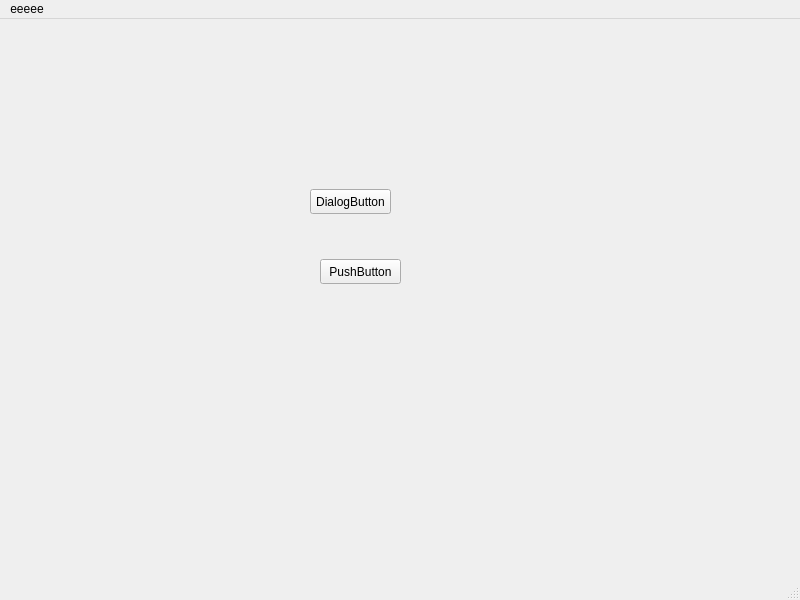
<?xml version="1.0" encoding="UTF-8"?>
<ui version="4.0">
 <class>MainWindow</class>
 <widget class="QMainWindow" name="MainWindow">
  <property name="geometry">
   <rect>
    <x>0</x>
    <y>0</y>
    <width>800</width>
    <height>600</height>
   </rect>
  </property>
  <property name="windowTitle">
   <string>MainWindow</string>
  </property>
  <widget class="QWidget" name="centralwidget">
   <widget class="QPushButton" name="pushButton">
    <property name="geometry">
     <rect>
      <x>320</x>
      <y>240</y>
      <width>81</width>
      <height>25</height>
     </rect>
    </property>
    <property name="text">
     <string>PushButton</string>
    </property>
   </widget>
   <widget class="QPushButton" name="DialogButton">
    <property name="geometry">
     <rect>
      <x>310</x>
      <y>170</y>
      <width>81</width>
      <height>25</height>
     </rect>
    </property>
    <property name="text">
     <string>DialogButton</string>
    </property>
   </widget>
  </widget>
  <widget class="QMenuBar" name="menubar">
   <property name="geometry">
    <rect>
     <x>0</x>
     <y>0</y>
     <width>800</width>
     <height>22</height>
    </rect>
   </property>
   <widget class="QMenu" name="menueeeee">
    <property name="title">
     <string>eeeee</string>
    </property>
    <addaction name="actioneeeerrrrr"/>
    <addaction name="actionttttggg"/>
   </widget>
   <addaction name="menueeeee"/>
  </widget>
  <widget class="QStatusBar" name="statusbar"/>
  <action name="actioneeeerrrrr">
   <property name="text">
    <string>eeeerrrrr</string>
   </property>
  </action>
  <action name="actionttttggg">
   <property name="text">
    <string>ttttggg</string>
   </property>
  </action>
 </widget>
 <resources/>
 <connections/>
</ui>
